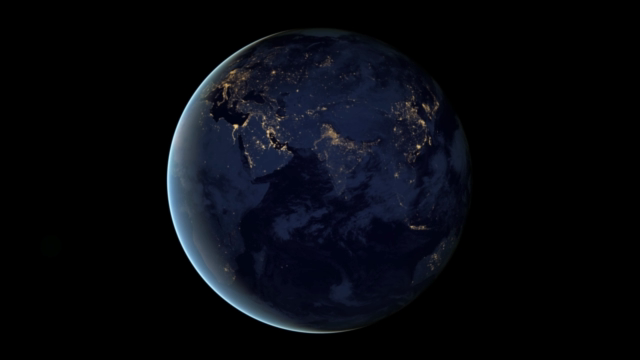
#> input picture frame 90 of 02_sample_using/data/file_example_MP4_640_3MG.mp4, 640 x 360 px, given in place of the camera
$ jupyter execute 06_01_webcam_basic_to_record.ipynb   (text cells are left out)
#> lines starting #> are read from the running program, lines starting #| are printed output that depends on the picture; after the words box and inside, x2 and y2 are one past the last pixel; in counts of white or black regions, pixels touching at a corner belong together
[cell 1]
import cv2

# 0번 장치: 기본 카메라 (노트북 내장 캠)
cap = cv2.VideoCapture(0)

if not cap.isOpened():
    raise RuntimeError('웹캠을 열 수 없습니다.')

while True:
    ret, frame = cap.read()
#> frame is the input picture: shape (360, 640, 3); mean B, G, R 14.8, 9.2, 7.3
    if not ret:
        break

    cv2.imshow('Webcam', frame)

    if cv2.waitKey(1) & 0xFF == ord('q'):  # q키 종료
#> (key q is pressed here)
        break

cap.release()
cv2.destroyAllWindows()

[cell 2]
import cv2

cap = cv2.VideoCapture(0)

while True:
    ret, frame = cap.read()
    if not ret:
        break

    # (a) 그레이 변환
    gray = cv2.cvtColor(frame, cv2.COLOR_BGR2GRAY)
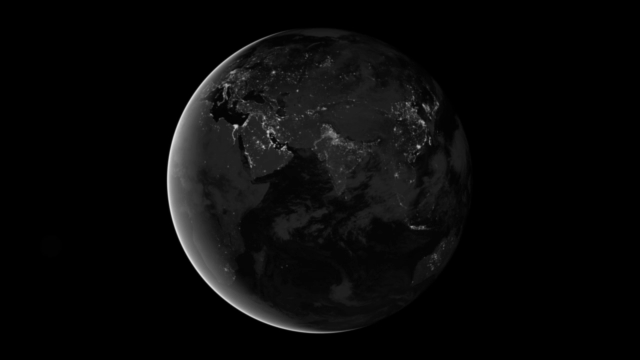
#> gray: shape (360, 640); min 0, max 222, mean 9.2

    # (b) 블러
    blur = cv2.GaussianBlur(frame, (15, 15), 0)

    # (c) 엣지 검출
    edges = cv2.Canny(frame, 100, 200)
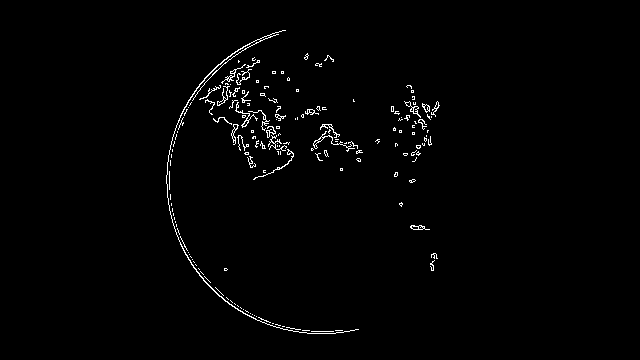
#> edges: shape (360, 640); 1.3% white in thin lines or dots, all inside (x1, y1, x2, y2) = (166, 30, 440, 334)

    # 보기 쉽게 합치기 (가로)
    edges_bgr = cv2.cvtColor(edges, cv2.COLOR_GRAY2BGR)
    montage = cv2.hconcat([frame, blur, edges_bgr])
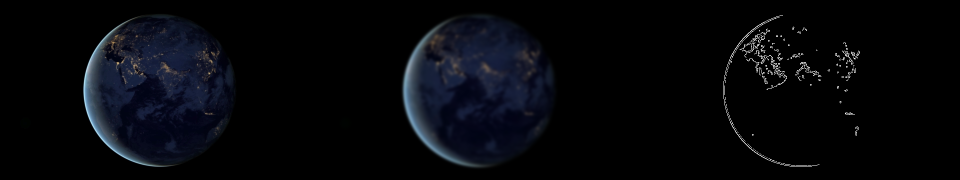
#> montage: shape (360, 1920, 3) (shown at 1/2 size); mean B, G, R 11, 7.2, 6

    cv2.imshow('Filters: Original | Blur | Edges', montage)

    if cv2.waitKey(1) & 0xFF == ord('q'):
#> (key q is pressed here)
        break

cap.release()
cv2.destroyAllWindows()

[cell 3]
import cv2, os
import time

cap = cv2.VideoCapture(0)
fourcc = cv2.VideoWriter_fourcc(*'mp4v')   # 코덱
out = None
recording = False

os.makedirs('./result', exist_ok=True)

while True:
    ret, frame = cap.read()
    if not ret:
        break

    cv2.imshow('Webcam', frame)
    key = cv2.waitKey(1) & 0xFF
#> (key q is pressed here)

    if key == ord('q'):   # 종료
        break
    elif key == ord('s'): # 사진 찍기
        filename = f'./result/snapshot_{int(time.time())}.png'
        cv2.imwrite(filename, frame)
        print('저장:', filename)
    elif key == ord('r'): # 녹화 시작/정지
        if not recording:
            h, w = frame.shape[:2]
            out = cv2.VideoWriter('./result/record.mp4', fourcc, 20.0, (w, h))
            recording = True
            print('녹화 시작')
        else:
            recording = False
            out.release()
            print('녹화 종료')

    if recording:
        out.write(frame)  # 프레임 저장

cap.release()
if recording and out is not None:
    out.release()
cv2.destroyAllWindows()

[cell 4]
import cv2, time, os

# 카메라/영상 열기
cap = cv2.VideoCapture(0, cv2.CAP_DSHOW)  # Windows면 DSHOW 백엔드가 종종 안정적
if not cap.isOpened():
    raise RuntimeError('웹캠을 열 수 없습니다.')

# 해상도/FPS 설정(가능한 경우)
cap.set(cv2.CAP_PROP_FRAME_WIDTH,  1280)
cap.set(cv2.CAP_PROP_FRAME_HEIGHT, 720)
cap.set(cv2.CAP_PROP_FPS, 30)

# 실제 캡처 FPS 읽기
cap_fps = cap.get(cv2.CAP_PROP_FPS)
if not cap_fps or cap_fps <= 1:
    cap_fps = 30.0  # 안전 기본값

# 빠른 저장용 코덱 & 크기
fourcc = cv2.VideoWriter_fourcc(*'MJPG')  # 빠름 (테스트용)
out = None
recording = False

os.makedirs('./result', exist_ok=True)
print('[키] r: 녹화 토글, q/ESC: 종료')

while True:
    ret, frame = cap.read()
    if not ret: break

    cv2.imshow('webcam', frame)
    key = cv2.waitKey(1) & 0xFF
#> (key q is pressed here)

    if key in (ord('q'), 27):
        break

    elif key == ord('r'):
        if not recording:
            h, w = frame.shape[:2]
            out = cv2.VideoWriter('./result/record.avi', fourcc, cap_fps, (w, h))
            recording = True
            print('녹화 시작 @', cap_fps, 'fps')
        else:
            recording = False
            out.release()
            out = None
            print('녹화 종료')

    if recording and out is not None:
        out.write(frame)  # 빠른 MJPG로 기록

cap.release()
if out: out.release()
cv2.destroyAllWindows()

[cell 5]
import cv2, time, os

# 카메라/영상 열기
cap = cv2.VideoCapture(0, cv2.CAP_DSHOW)  # Windows면 DSHOW 백엔드가 종종 안정적
if not cap.isOpened():
    raise RuntimeError('웹캠을 열 수 없습니다.')

# 해상도/FPS 설정(가능한 경우)
cap.set(cv2.CAP_PROP_FRAME_WIDTH,  1280)
cap.set(cv2.CAP_PROP_FRAME_HEIGHT, 720)
cap.set(cv2.CAP_PROP_FPS, 30)

# 실제 캡처 FPS 읽기
cap_fps = cap.get(cv2.CAP_PROP_FPS)
if not cap_fps or cap_fps <= 1:
    cap_fps = 30.0  # 안전 기본값

# 빠른 저장용 코덱 & 크기
fourcc = cv2.VideoWriter_fourcc(*'mp4v')  # 환경 따라 'avc1'이 더 잘 되는 경우도
out = None
recording = False

os.makedirs('./result', exist_ok=True)
print('[키] r: 녹화 토글, q/ESC: 종료')

while True:
    ret, frame = cap.read()
    if not ret: break

    cv2.imshow('webcam', frame)
    key = cv2.waitKey(1) & 0xFF
#> (key q is pressed here)

    if key in (ord('q'), 27):
        break

    elif key == ord('r'):
        if not recording:
            h, w = frame.shape[:2]
            out = cv2.VideoWriter('./result/record.mp4', fourcc, cap_fps, (w, h))
            recording = True
            print('녹화 시작 @', cap_fps, 'fps')
        else:
            recording = False
            out.release()
            out = None
            print('녹화 종료')

    if recording and out is not None:
        out.write(frame)  # 빠른 MJPG로 기록

cap.release()
if out: out.release()
cv2.destroyAllWindows()

[cell 6]
import cv2
import time
import os
import threading
import queue

# -----------------------------
# 설정
# -----------------------------
SAVE_DIR = './result'
SAVE_NAME = 'record.mp4'
TARGET_FPS_FALLBACK = 30.0          # 캡처 FPS를 얻지 못할 때 기본 FPS
QUEUE_MAX = 300                      # 저장 큐 최대 길이(초당 30프레임이면 10초 버퍼)
DROP_IF_FULL = True                  # 큐가 가득 차면 프레임 드랍할지 여부(True=드랍, False=블로킹)
CODEC = 'mp4v'                       # 'mp4v' (보급형 H.264 대체), 빠른 점검은 'MJPG' + .avi 권장

# -----------------------------
# 저장 스레드 함수
# -----------------------------
def writer_thread(path, size_wh, fps, save_q: queue.Queue, stats_dict: dict):
    '''
    별도 스레드에서 큐의 프레임을 받아 파일로 저장
    path: 출력 파일 경로
    size_wh: (w, h)
    fps: 저장 FPS
    save_q: 프레임 큐 (np.ndarray(BGR))
    stats_dict: {'frames': int} 저장된 프레임 수 기록
    '''
    w, h = size_wh
    fourcc = cv2.VideoWriter_fourcc(*CODEC)
    vw = cv2.VideoWriter(path, fourcc, fps, (w, h))
    if not vw.isOpened():
        print('[Writer] VideoWriter open failed. Check codec/path.')
        return

    frames_written = 0
    while True:
        item = save_q.get()
        if item is None:
            break
        vw.write(item)
        frames_written += 1
    vw.release()
    stats_dict['frames'] = frames_written
    print(f'[Writer] done. frames_written={frames_written}')

# -----------------------------
# 메인
# -----------------------------
def main():
    os.makedirs(SAVE_DIR, exist_ok=True)

    # 웹캠 열기 (Windows면 CAP_DSHOW가 종종 안정적)
    cap = cv2.VideoCapture(0, cv2.CAP_DSHOW)
    if not cap.isOpened():
        # 백엔드 지정 없이 재시도
        cap = cv2.VideoCapture(0)
    if not cap.isOpened():
        raise RuntimeError('웹캠을 열 수 없습니다.')

    # (선택) 캡처 포맷과 해상도/FPS 힌트 설정
    # 카메라가 지원하면 MJPG로 캡처 FPS가 오를 수 있음
    cap.set(cv2.CAP_PROP_FOURCC, cv2.VideoWriter_fourcc(*'MJPG'))
    cap.set(cv2.CAP_PROP_FRAME_WIDTH,  1280)
    cap.set(cv2.CAP_PROP_FRAME_HEIGHT, 720)
    cap.set(cv2.CAP_PROP_FPS, 30)

    # 실제 캡처 FPS 얻기(환경에 따라 0/1로 나올 수 있음 → fallback)
    cap_fps = cap.get(cv2.CAP_PROP_FPS)
    if not cap_fps or cap_fps <= 1:
        cap_fps = TARGET_FPS_FALLBACK
    print(f'[Info] Capture FPS (hint): {cap_fps:.2f}')

    cv2.namedWindow('webcam', cv2.WINDOW_NORMAL)

    save_q = None
    writer = None
    stats = {'frames': 0}
    recording = False
    t_start = None

    print('[키] r: 녹화 토글, q/ESC: 종료')
    while True:
        ret, frame = cap.read()
        if not ret:
            print('[Main] 캡처 실패. 종료합니다.')
            break

        # 미리보기(부하를 줄이고 싶으면 작은 크기로 축소해서 표시)
        cv2.imshow('webcam', frame)
        key = cv2.waitKey(1) & 0xFF
#> (key q is pressed here)

        if key in (ord('q'), 27):  # q or ESC
            break

        elif key == ord('r'):
            if not recording:
                # 녹화 시작
                h, w = frame.shape[:2]
                out_path = os.path.join(SAVE_DIR, SAVE_NAME)

                # 저장 큐/스레드 준비
                save_q = queue.Queue(maxsize=QUEUE_MAX)
                stats = {'frames': 0}
                writer = threading.Thread(
                    target=writer_thread,
                    args=(out_path, (w, h), cap_fps, save_q, stats),
                    daemon=True
                )
                writer.start()
                recording = True
                t_start = time.time()
                print(f'[Main] 녹화 시작 → {out_path} @ {cap_fps:.2f} fps')
            else:
                # 녹화 종료: 큐에 종료 신호(None) 넣고 스레드 합류
                recording = False
                if save_q is not None:
                    save_q.put(None)
                if writer is not None:
                    writer.join(timeout=5.0)
                elapsed = time.time() - (t_start or time.time())
                frames = stats.get('frames', 0)
                print(f'[Main] 녹화 종료. elapsed={elapsed:.2f}s, frames={frames}, ~{frames/max(elapsed,1e-6):.2f}fps')

        # 녹화 중이면 프레임을 큐에 투입
        if recording and save_q is not None:
            if DROP_IF_FULL:
                try:
                    save_q.put_nowait(frame.copy())
                except queue.Full:
                    # 큐가 가득 찼으면 드랍(프레임 끊김 대신 지연 악화를 방지)
                    pass
            else:
                # 블로킹 넣기(지연이 커져도 프레임을 모두 저장하고 싶을 때)
                save_q.put(frame.copy())

    # 종료 처리
    cap.release()
    cv2.destroyAllWindows()

    # 혹시 녹화 중 종료됐다면 마무리
    if recording and save_q is not None:
        save_q.put(None)
    if writer is not None:
        writer.join(timeout=5.0)
        print(f'[Main] 최종 저장 프레임: {stats.get("frames", 0)}')

if __name__ == '__main__':
    main()

[cell 7]
import cv2, time, os

# 카메라/영상 열기
cap = cv2.VideoCapture(0, cv2.CAP_DSHOW)  # Windows면 DSHOW 백엔드가 종종 안정적
if not cap.isOpened():
    raise RuntimeError('웹캠을 열 수 없습니다.')

# 해상도/FPS 설정(가능한 경우)
# 캡처 자체를 MJPG로 (카메라가 지원해야 함)
cap.set(cv2.CAP_PROP_FOURCC, cv2.VideoWriter_fourcc(*'MJPG'))
cap.set(cv2.CAP_PROP_FPS, 30)
cap.set(cv2.CAP_PROP_FRAME_WIDTH,  1280)
cap.set(cv2.CAP_PROP_FRAME_HEIGHT, 720)
cap.set(cv2.CAP_PROP_FPS, 30)

# 실제 캡처 FPS 읽기
cap_fps = cap.get(cv2.CAP_PROP_FPS)
if not cap_fps or cap_fps <= 1:
    cap_fps = 30.0  # 안전 기본값

# 빠른 저장용 코덱 & 크기
fourcc = cv2.VideoWriter_fourcc(*'mp4v')  # 환경 따라 'avc1'이 더 잘 되는 경우도
out = None
recording = False

os.makedirs('./result', exist_ok=True)
print('[키] r: 녹화 토글, q/ESC: 종료')

while True:
    ret, frame = cap.read()
    if not ret: break

    cv2.imshow('webcam', frame)
    key = cv2.waitKey(1) & 0xFF
#> (key q is pressed here)

    if key in (ord('q'), 27):
        break

    elif key == ord('r'):
        if not recording:
            h, w = frame.shape[:2]
            out = cv2.VideoWriter('./result/record.mp4', fourcc, cap_fps, (w, h))
            recording = True
            print('녹화 시작 @', cap_fps, 'fps')
        else:
            recording = False
            out.release()
            out = None
            print('녹화 종료')

    if recording and out is not None:
        out.write(frame)  # 빠른 MJPG로 기록

cap.release()
if out: out.release()
cv2.destroyAllWindows()

[cell 8]
import cv2, time, os

def measure_fps(cap, seconds=1.5):
    '''cap에서 seconds 동안 프레임을 읽어 실측 FPS를 추정'''
    start = time.time()
    cnt = 0
    while time.time() - start < seconds:
        ret, _ = cap.read()
        if not ret:
            break
        cnt += 1
    dur = max(time.time() - start, 1e-6)
    fps = cnt / dur
    # 스트림 위치를 다시 처음(또는 직전 위치)으로 되돌림
    # 웹캠은 되감기가 안 되니 무시. 파일이면 cap.set 사용 가능.
    return max(fps, 1.0)

# --- 웹캠 열기 ---
cap = cv2.VideoCapture(0, cv2.CAP_DSHOW)  # Windows라면 DSHOW가 종종 안정적
if not cap.isOpened():
    raise RuntimeError('웹캠을 열 수 없습니다.')

# 캡처 성능 개선(가능한 경우)
cap.set(cv2.CAP_PROP_FOURCC, cv2.VideoWriter_fourcc(*'MJPG'))  # MJPG 캡처
cap.set(cv2.CAP_PROP_FRAME_WIDTH,  1280)
cap.set(cv2.CAP_PROP_FRAME_HEIGHT, 720)
cap.set(cv2.CAP_PROP_FPS, 30)

# 표시용 윈도우
cv2.namedWindow('webcam', cv2.WINDOW_NORMAL)

fourcc_fast = cv2.VideoWriter_fourcc(*'MJPG')   # 빠른 테스트용(용량 큼, AVI)
fourcc_h264 = cv2.VideoWriter_fourcc(*'mp4v')   # 보급형 H.264(환경 따라 다름)

out = None
recording = False
save_path = './result/record.mp4'
os.makedirs('./result', exist_ok=True)

print('[키] r: 녹화 토글, q/ESC: 종료')
while True:
    ret, frame = cap.read()
    if not ret:
        break

    cv2.imshow('webcam', frame)
    key = cv2.waitKey(1) & 0xFF
#> (key q is pressed here)

$ run again, starting later in the video
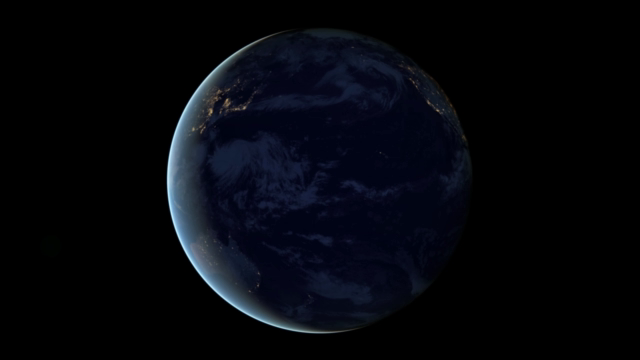
#> input picture frame 720 of 02_sample_using/data/file_example_MP4_640_3MG.mp4, 640 x 360 px, given in place of the camera
#> frame is the input picture: shape (360, 640, 3); mean B, G, R 12, 6.6, 4.9
#> `edges = cv2.Canny(frame, 100, 200)`:
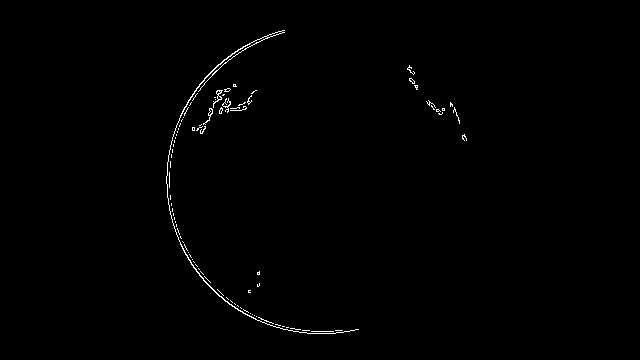
#> edges: shape (360, 640); 0.59% white in thin lines or dots, all inside (x1, y1, x2, y2) = (166, 30, 467, 334)
#> `montage = cv2.hconcat([frame, blur, edges_bgr])`:
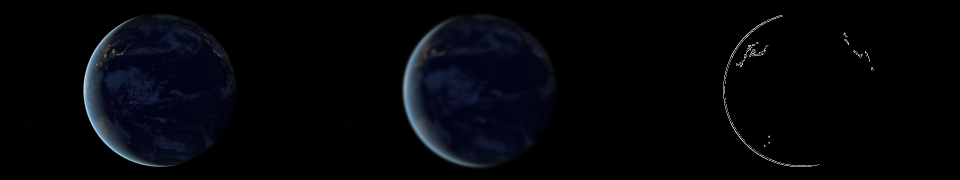
#> montage: shape (360, 1920, 3) (shown at 1/2 size); mean B, G, R 8.5, 4.9, 3.8
